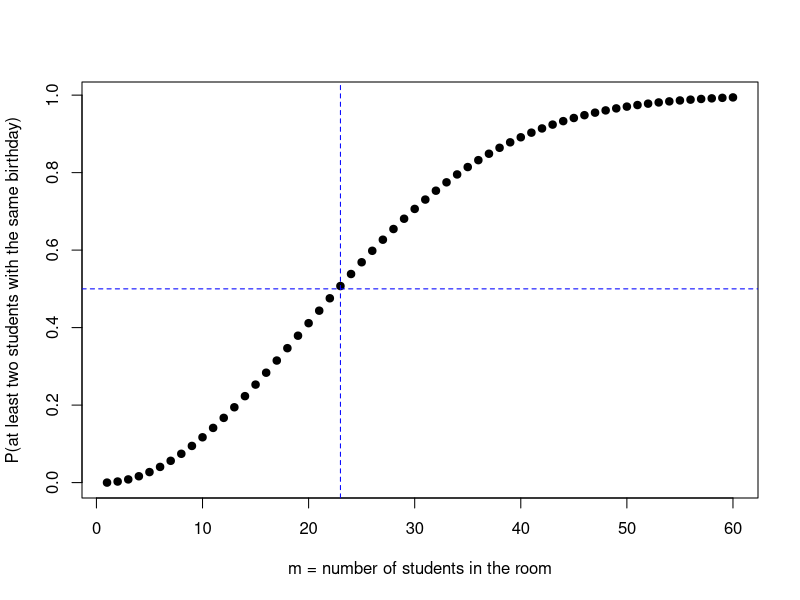

R code for this plot:
## ---- chunk 1
library(knitr)
knit_hooks$set(document = function(x){
gsub("\\begin{tabular}", "\\medskip{}\\begin{tabular}", x, fixed = TRUE)
})
## ---- chunk 2
knitr::opts_chunk$set(echo = TRUE, comment = NA, warning = FALSE, message = FALSE, fig.align = 'center')
## ---- chunk 3
m <- 1:60             # vector of number of students
p <- numeric(60)      # initialize vector to 0's
for(i in m){          # index value for loop
 q = prod((365:(365 - i + 1))/365)
 p[i] = 1 - q
}
plot(m, p, pch = 19,ylab = "P(at least two students with the same birthday)",
     xlab = "m = number of students in the room")
abline(h = 0.5, lty = 2, col = "blue")
abline(v = 23, lty = 2, col = "blue")
## ---- chunk 4
set.seed(13)
n <- 100000
actual <- sample(1:3, size = n, replace = TRUE)
aguess <- sample(1:3, size = n, replace = TRUE)
equals <- (actual == aguess)
not.eq <- (actual != aguess)
PnoSwitch <- mean(equals)
PwiSwitch <- mean(not.eq)
probs <- c(PnoSwitch, PwiSwitch)
names(probs) <- c("P(Win no Switch)", "P(Win Switch)")
probs
